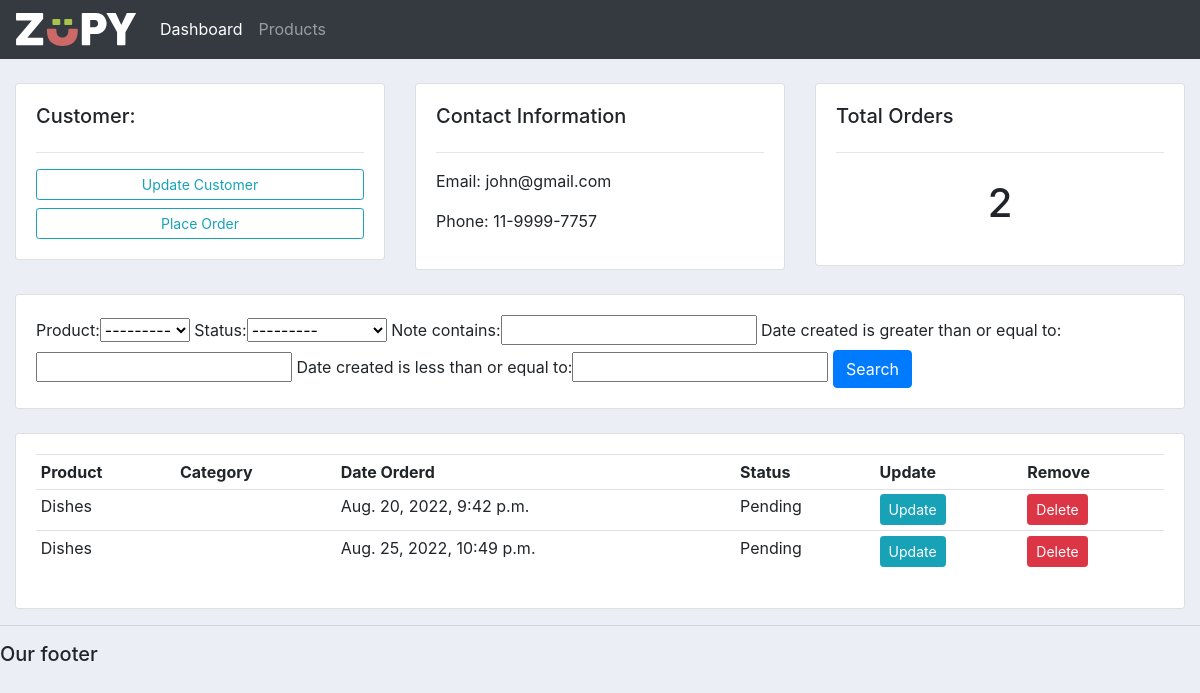
The app's page /customer/1/ with its own data.
### accounts/models.py (models this page shows, shortened)
class Customer(models.Model):
    name = models.CharField(max_length=200, null=True)
    phone = models.CharField(max_length=200, null=True)
    email = models.CharField(max_length=200, null=True)
    date_created = models.DateTimeField(auto_now_add=True, null=True)

class Order(models.Model):
    STATUS = (
        ('Pending', 'Pending'),
        ('Out for delivery', 'Out for delivery'),
        ('Delivered', 'Delivered')
    )
    customer = models.ForeignKey(Customer, null=True, on_delete= models.SET_NULL)
    product = models.ForeignKey(Product, null=True, on_delete= models.SET_NULL)
    date_created = models.DateTimeField(auto_now_add=True, null=True)
    status = models.CharField(max_length=200, null=True, choices=STATUS)
    note = models.CharField(max_length=1000, null=True)

class Product(models.Model):
    CATEGORY = (
        ('Indoor', 'Indoor'),
        ('Out Door', 'Out Door'),
    )
    name = models.CharField(max_length=200, null=True)
    price = models.FloatField(null=True)
    category = models.CharField(max_length=200, null=True, choices=CATEGORY)
    description = models.CharField(max_length=200, null=True, blank=True)
    date_created = models.DateTimeField(auto_now_add=True, null=True)
    tags = models.ManyToManyField(Tag)
    def __str__(self):
        return self.name

### accounts/views.py (the view)
# urls.py: path('customer/<str:pk_test>/', views.customer, name="customer"),
def customer(request, pk_test):
    customer = Customer.objects.get(id=pk_test)
    orders = customer.order_set.all()
    order_count = orders.count()
    myFilter = OrderFilter(request.GET, queryset=orders)
    orders = myFilter.qs
    context = {'customer':customer, 'orders':orders, 'order_count':order_count, 'myFilter':myFilter}
    return render(request,'accounts/customer.html', context)

### accounts/templates/accounts/customer.html
{%  extends 'accounts/main.html' %}
{% block content %}
	<br>
<div class="row">
	<div class="col-md">
		<div class="card card-body">
			<h5>Customer:</h5>
			<hr>
			<a class="btn btn-outline-info  btn-sm btn-block" href="">Update Customer</a>
			<a class="btn btn-outline-info  btn-sm btn-block" href="{% url 'create_order' customer.id %}">Place Order</a>
		</div>
	</div>
	<div class="col-md">
		<div class="card card-body">
			<h5>Contact Information</h5>
			<hr>
			<p>Email: {{customer.email}}</p>
			<p>Phone: {{customer.phone}}</p>
		</div>
	</div>
	<div class="col-md">
		<div class="card card-body">
			<h5>Total Orders</h5>
			<hr>
			<h1 style="text-align: center;padding: 10px">{{order_count}}</h1>
		</div>
	</div>
</div>
<br>
<div class="row">
	<div class="col">
		<div class="card card-body">
			<form method="get">
					{{myFilter.form}}
		    <button class="btn btn-primary" type="submit">Search</button>
		  </form>
		</div>
	</div>
</div>
<br>
<div class="row">
	<div class="col-md">
		<div class="card card-body">
			<table class="table table-sm">
				<tr>
					<th>Product</th>
					<th>Category</th>
					<th>Date Orderd</th>
					<th>Status</th>
					<th>Update</th>
					<th>Remove</th>
				</tr>
				{% for order in orders %}
				<tr>
					<td>{{order.product}}</td>
					<td>{{order.category}}</td>
					<td>{{order.date_created}}</td>
					<td>{{order.status}}</td>
					<td><a class="btn btn-sm btn-info" href="{% url 'update_order' order.id %}">Update</a></td>
					<td><a class="btn btn-sm btn-danger" href="{% url 'delete_order' order.id %}">Delete</a></td>
				</tr>
				{% endfor %}
			</table>
		</div>
	</div>
</div>
{% endblock %}

### accounts/static/css/main.css (style rules this page uses)
body { background-color: #ebeff5; }

### records on screen
Customer: email "john@gmail.com", phone "11-9999-7757"
Order: product "Dishes", date_created "Aug. 20, 2022, 9:42 p.m.", status "Pending"
Order: product "Dishes", date_created "Aug. 25, 2022, 10:49 p.m.", status "Pending"

### other values on screen
{{ order_count }} "2"
